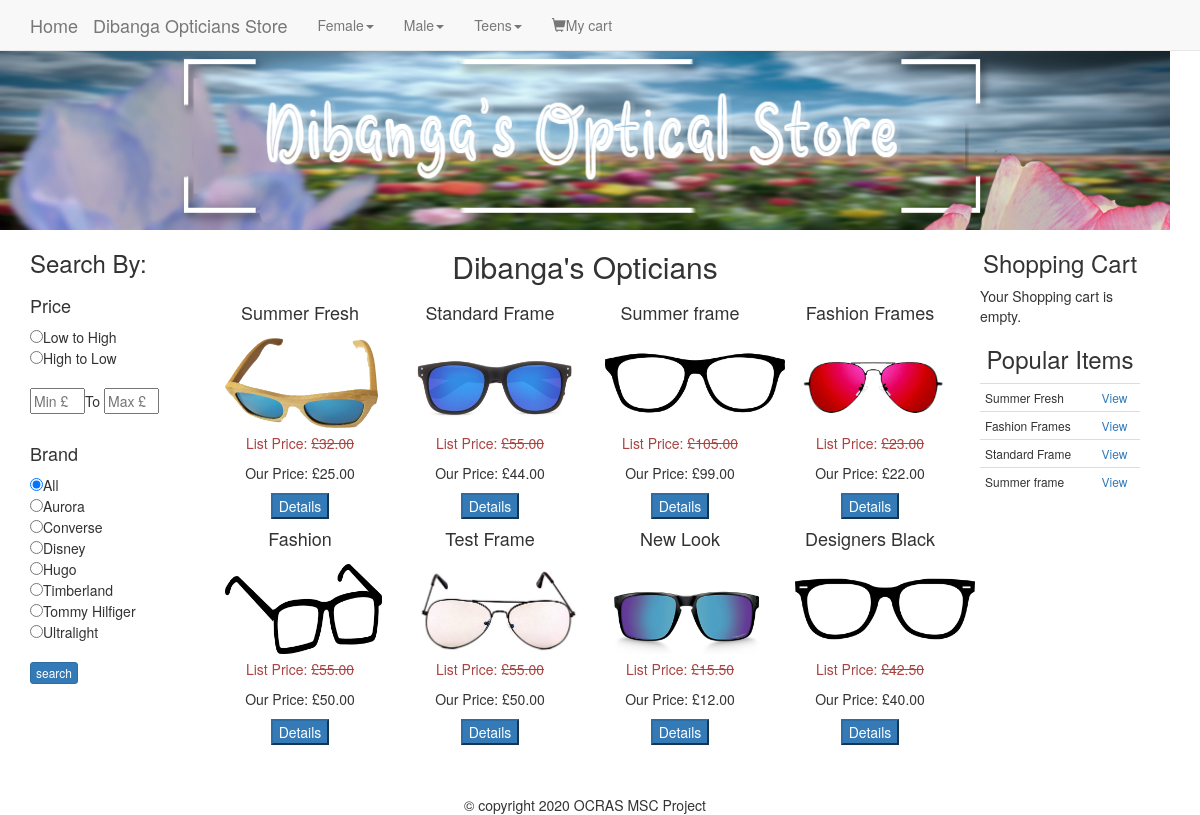
/OCRAS/search.php, run on the app's committed database.
### tables this page shows
CREATE TABLE `categories` (
  `id` int(11) NOT NULL,
  `category` varchar(255) NOT NULL,
  `parent` int(15) NOT NULL
);

CREATE TABLE `brand` (
  `id` int(11) NOT NULL,
  `brand` varchar(255) NOT NULL
);

CREATE TABLE `products` (
  `id` int(11) NOT NULL,
  `title` varchar(255) NOT NULL,
  `price` decimal(10,2) NOT NULL,
  `list_price` decimal(10,2) NOT NULL,
  `brand` int(15) NOT NULL,
  `categories` varchar(255) NOT NULL,
  `image` varchar(255) NOT NULL,
  `description` text NOT NULL,
  `featured` tinyint(4) NOT NULL DEFAULT 0,
  `sizes` text NOT NULL,
  `deleted` tinyint(4) NOT NULL DEFAULT 0
);

### OCRAS/search.php (the view, shortened to what this page needs)
<?php
require_once 'core/init.php';
include 'includes/head.php';
include 'includes/navigation.php';
include 'includes/headerpartial.php';
include 'includes/leftbar.php';
$sql = "SELECT * FROM products";
$cat_id = (($_POST['cat'] !='')?sanitize($_POST['cat']):'');
if($cat_id ==''){
$sql .=' WHERE deleted =0';
}else{
$sql .= " WHERE categories = '{$cat_id}' AND deleted = 0 ";
}
$productQ =$db->query($sql);
$category =get_category($cat_id);
?>
<div class="col-md-8">
<div class="row">
<?php if($cat_id !=''): ?>
<h2 class="text-center"><?=$category['parent'].' '.$category['child'];?></h2>
<?php else: ?>
<h2 class ="text-center">Dibanga's Opticians</h2>
<?php endif; ?>
<?php while($products = mysqli_fetch_assoc($productQ)) :?>
<div class="col-md-3">
<h4 class="text-center"><?php echo $products['title']; ?></h4>
<img src="<?php echo $products['image']; ?>" alt="<?= $products['title']; ?>" class="img-thumb" />
<p class="List-price text-danger text-center">List Price: <s>£<?= $products['list_price']; ?></s></p>
<p class="price text-center">Our Price: £<?= $products['price']; ?></p>
<button type="button" class=" btn-primary " onclick="detailsmodal(<?=$products['id']; ?>)">Details</button></div>
<?php endwhile; ?>
</div>
</div>
<?php
include 'includes/rightbar.php';
include 'includes/footer.php';
?>

### OCRAS/includes/head.php (shortened to what this page needs)
<!DOCTYPE html>
<html>
<head>
<link rel="stylesheet" href="css/bootstrap.min.css">
<link rel="stylesheet" href="css/main.css">
</head>
<body>

### OCRAS/includes/navigation.php (shortened to what this page needs)
<?php
$sql ="Select * FROM categories WHERE parent = 0";
$pquery =$db->query($sql);
?>
<nav class="navbar navbar-default navbar-fixed-top">
<div class="container">
<a href="index.php" class="navbar-brand">Home</a>
<a href="stock.php" class="navbar-brand">Dibanga Opticians Store</a>
<ul class="nav navbar-nav">
<?php while($parent = mysqli_fetch_assoc($pquery)) :?>
<li class="dropdown">
<a href="#"class="dropdown-toggle" data-toggle="dropdown"><?php echo $parent['category']; ?><span class="caret"></span></a>
</li>
<?php endwhile; ?>
<li><a href="cart.php"><span class="glyphicon glyphicon-shopping-cart"></span>My cart</a></li>
</ul>
</div>
</nav>

### OCRAS/includes/headerpartial.php (shortened to what this page needs)
<div id ="partial-headerwrapper">
<div id="partial-logotext"></div>
<div id="partial-fore-flower"></div>
</div>
<div class="container-fluid">

### OCRAS/includes/leftbar.php
<div class="col-md-2">
  <?php include 'widgets/filters.php'; ?>
</div>

### OCRAS/includes/widgets/filters.php (shortened to what this page needs)
<?php
$price_sort =((isset($_REQUEST['price_sort']))?sanitize($_REQUEST['price_sort']):'');
$min_price= ((isset($_REQUEST['min_price']))?sanitize($_REQUEST['min_price']):'');
$max_price= ((isset($_REQUEST['max_price']))?sanitize($_REQUEST['max_price']):'');
$b =((isset($_REQUEST['brand']))?sanitize($_REQUEST['brand']):'');
$brandQ =$db->query("SELECT * FROM brand ORDER BY brand");
?>
<h3 class="text-left">Search By:</h3>
<h4 class="text-center pull-left">Price</h4><br>
<form action="search.php" method="post">
<input type="hidden" name="price_sort" value="0"><br>
<input type="radio" name="price_sort" value="low"<?=(($price_sort =='low')?' checked':'');?>>Low to High<br>
<input type="radio" name="price_sort" value="high"<?=(($price_sort =='high')?' checked':'');?>>High to Low<br><br>
<input type="text" name="min_price" class="price_range" placeholder="Min £" value="<?=$min_price;?>">To
<input type="text" name="max_price" class="price_range" placeholder="Max £" value="<?=$max_price;?>"><br><br>
<h4 class="text-left">Brand</h4>
<input type="radio" name="brand" value=""<?=(($b =='')?' checked': '');?>>All<br>
<?php while($brand =mysqli_fetch_assoc($brandQ)):?>
  <input type="radio" name="brand" value="<?=$brand['id'];?>"<?=(($b == $brand['id'])?'checked':'');?>><?=$brand['brand'];?><br>
<?php endwhile; ?><br>
<input type="submit" value="search" class="btn btn-xs btn-primary pull-left">
</form>

### OCRAS/includes/rightbar.php
<div class="col-md-2">
<?php
include 'widgets/cart.php';
include 'widgets/recent.php';
?>
</div>

### OCRAS/includes/widgets/cart.php (shortened to what this page needs)
<h3 class ="text-center">Shopping Cart</h3>
<div>
<?php if(empty($cart_id)): ?>
<p>Your Shopping cart is empty.</p>
<?php endif; ?>
</div>

### OCRAS/includes/widgets/recent.php
<h3 class="text-center">Popular Items</h3>
<?php
$transQ = $db->query("SELECT * FROM cart WHERE paid = 1 ORDER BY id DESC LIMIT 4");
$results =array();
while($row =mysqli_fetch_assoc($transQ)){
$results[] =$row;
}
$row_count =$transQ->num_rows;
$used_ids =array();
for($i=0; $i<$row_count;$i++){
  $json_items =$results[$i]['items'];
  $items = json_decode($json_items, true);
  foreach($items as $item){
  if(!in_array($item['id'], $used_ids)){
  $used_ids[] =$item['id'];
    }
  }
}
  ?>
<div id="recent_widget">
<table class="table table-condensed">
    <?php foreach($used_ids as $id):
  $productQ = $db->query("SELECT id, title FROM products WHERE id ='{$id}'");
  $product =mysqli_fetch_assoc($productQ);
    ?>
    <tr>
      <td>
        <?=substr($product['title'], 0,15); ?>
      </td>
      <td>
        <a class="text-primary" onclick="detailsmodal('<?=$id;?>')">View</a>
      </td>
    </tr>
  <?php endforeach; ?>
</table>
</div>

### OCRAS/includes/footer.php (shortened to what this page needs)
</div></div>
<footer class="text-center" id="footer">&copy; copyright 2020 OCRAS MSC Project </footer>
</body>
</html>

### OCRAS/css/main.css (style rules this page uses)
body { padding-top:50px; padding-right:30px; }
.img-thumb { width:auto; height:100px; display: block; margin-left: auto; margin-right: auto; padding:5px; }
.btn-primary { display: block; margin-left: auto; margin-right: auto; align:center; }
#footer { margin-top:50px; }
#partial-headerwrapper { position:relative; padding:0; margin:0; overflow: hidden; height:180px; background-image: url(../images/headerlogo/background.png); background-repeat: no-repeat; background-size: 100% 180px; top: 50% margin-top: -90px; }
#partial-logotext { position:absolute; width: 100%; height:180px; background-image: url(../images/headerlogo/textt.png); background-repeat: no-repeat; background-position: center; background-size: 70% 180px; top: 50%; margin-top:-90px; }
#partial-fore-flower { position:absolute; width:100%; height:400px; background-image:url(../images/headerlogo/fore-flower.png); background-size:auto 400px; background-repeat:no-repeat; background-position:right bottom; top:100px; right:-50px; }
#recent_widget td { font-size: 12px; }
input.price_range { width: 55px; }

### data on the page
categories: category "Female"
categories: category "Male"
categories: category "Teens"
brand: brand "Aurora"
brand: brand "Converse"
brand: brand "Disney"
brand: brand "Hugo"
brand: brand "Timberland"
brand: brand "Tommy Hilfiger"
brand: brand "Ultralight"
products: title "Summer Fresh", image (picture), list_price "32.00", price "25.00"
products: title "Standard Frame", image (picture), list_price "55.00", price "44.00"
products: title "Summer frame", image (picture), list_price "105.00", price "99.00"
products: title "Fashion Frames", image (picture), list_price "23.00", price "22.00"
products: title "Fashion", image (picture), list_price "55.00", price "50.00"
products: title "Test Frame", image (picture), list_price "55.00", price "50.00"
products: title "New Look", image (picture), list_price "15.50", price "12.00"
products: title "Designers Black", image (picture), list_price "42.50", price "40.00"
